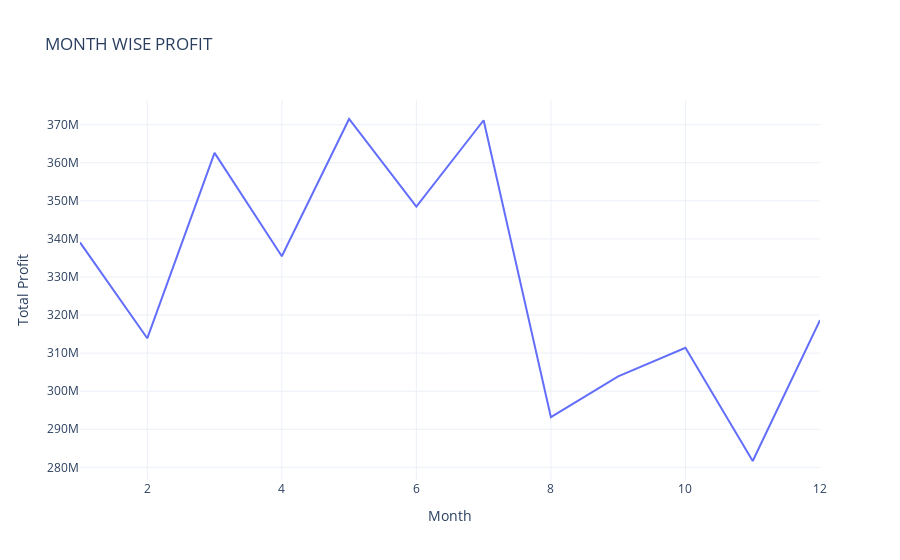

Source (notebook cell):
### Code cell
profit_by_month = df.groupby("Month")["Total Profit"].sum().reset_index()
fig1 = px.line(profit_by_month , x = "Month" , y = "Total Profit" , title = "MONTH WISE PROFIT")
fig1.show()

### Figure 1 — Plotly figure (JSON) as saved in the notebook; plotly's stock layout.template omitted (floating-point values rounded to 4 significant figures)
{"data": [{"hovertemplate": "Month=%{x}<br>Total Profit=%{y}<extra></extra>", "legendgroup": "", "line": {"color": "#636efa", "dash": "solid"}, "marker": {"symbol": "circle"}, "mode": "lines", "name": "", "orientation": "v", "showlegend": false, "type": "scatter", "x": [1, 2, 3, 4, 5, 6, 7, 8, 9, 10, 11, 12], "xaxis": "x", "y": [339100000.0, 313900000.0, 362600000.0, 335400000.0, 371500000.0, 348500000.0, 371200000.0, 293200000.0, 303900000.0, 311400000.0, 281700000.0, 318700000.0], "yaxis": "y"}], "layout": {"autosize": true, "legend": {"tracegroupgap": 0}, "title": {"text": "MONTH WISE PROFIT"}, "xaxis": {"anchor": "y", "autorange": true, "domain": [0, 1], "range": [1, 12], "title": {"text": "Month"}, "type": "linear"}, "yaxis": {"anchor": "x", "autorange": true, "domain": [0, 1], "range": [276700000.0, 376500000.0], "title": {"text": "Total Profit"}, "type": "linear"}}}
